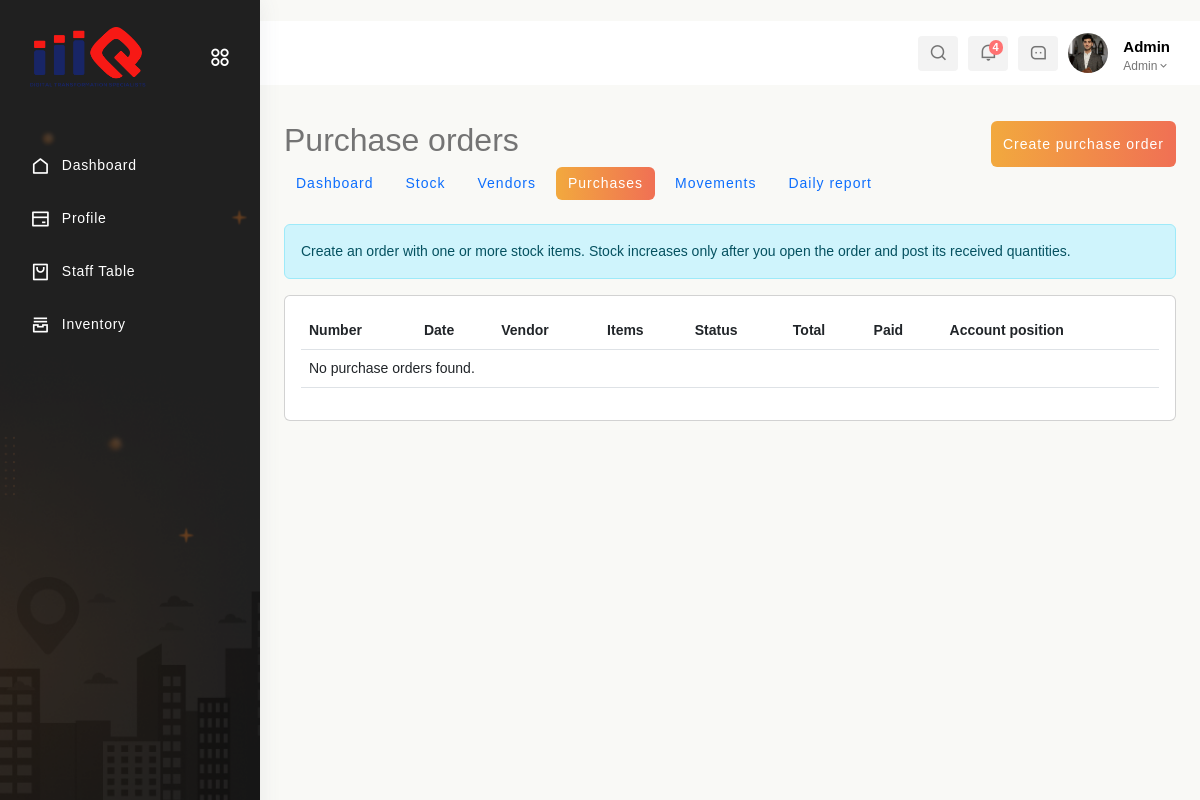
The page /inventory/purchases/ (signed in) on the database as committed earlier.
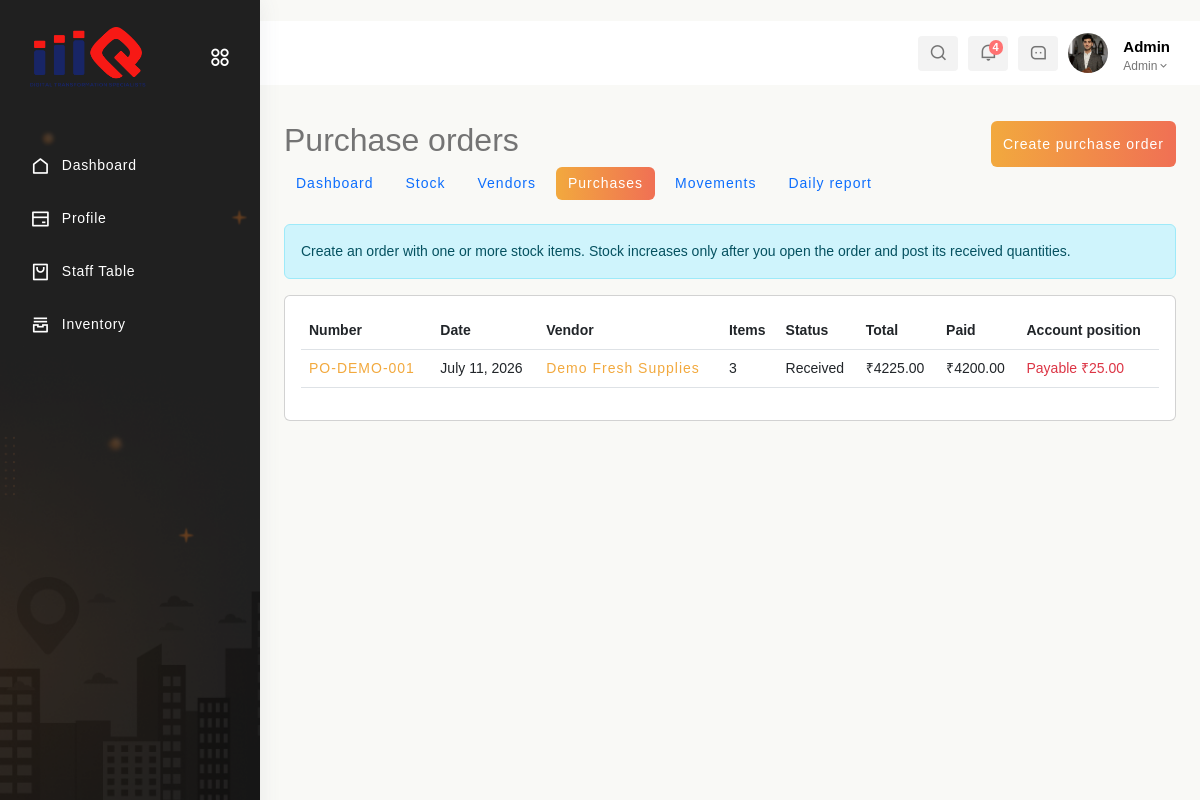
The same page on the database as committed later.
### app2/models.py (models this page shows, shortened)
class PurchaseOrder(models.Model):
    STATUS_CHOICES = [('draft', 'Draft'), ('ordered', 'Ordered'), ('received', 'Received'), ('cancelled', 'Cancelled')]
    PAYMENT_METHOD_CHOICES = [('cash', 'Cash'), ('card', 'Card'), ('upi', 'UPI'), ('bank', 'Bank Transfer'), ('credit', 'Credit')]
    number = models.CharField(max_length=40, unique=True)
    vendor = models.ForeignKey(Vendor, on_delete=models.PROTECT, related_name='purchase_orders')
    purchase_date = models.DateField(default=datetime.now)
    status = models.CharField(max_length=20, choices=STATUS_CHOICES, default='draft')
    amount_paid = models.DecimalField(max_digits=12, decimal_places=2, default=0, validators=[MinValueValidator(Decimal('0'))])
    payment_method = models.CharField(max_length=20, choices=PAYMENT_METHOD_CHOICES, blank=True)
    payment_date = models.DateField(null=True, blank=True)
    notes = models.TextField(blank=True)
    created_by = models.CharField(max_length=100, blank=True)
    created_at = models.DateTimeField(auto_now_add=True)
    updated_at = models.DateTimeField(auto_now=True)
    class Meta:
        ordering = ['-purchase_date', '-id']
    @property
    def total_amount(self):
        return sum((item.line_total for item in self.items.all()), Decimal('0'))
    @property
    def balance_amount(self):
        return self.total_amount - self.return_total - self.total_paid
    @property
    def return_total(self):
        if not self.pk:
            return Decimal('0')
        return self.vendor_returns.aggregate(total=models.Sum('purchase_cost_amount'))['total'] or Decimal('0')
    @property
    def total_paid(self):
        if not self.pk:
            return Decimal('0')
        return self.payments.aggregate(total=models.Sum('amount'))['total'] or Decimal('0')

class Vendor(models.Model):
    name = models.CharField(max_length=255, unique=True)
    contact_person = models.CharField(max_length=255, blank=True)
    phone_number = models.CharField(max_length=30, blank=True)
    email = models.EmailField(blank=True)
    address = models.TextField(blank=True)
    gst_number = models.CharField(max_length=50, blank=True)
    is_active = models.BooleanField(default=True)
    created_at = models.DateTimeField(auto_now_add=True)
    updated_at = models.DateTimeField(auto_now=True)
    class Meta:
        ordering = ['name']
    def __str__(self):
        return self.name

class PurchaseOrderItem(models.Model):
    purchase_order = models.ForeignKey(PurchaseOrder, on_delete=models.CASCADE, related_name='items')
    inventory_item = models.ForeignKey(Inventory, on_delete=models.PROTECT, related_name='purchase_items')
    quantity_ordered = models.DecimalField(max_digits=12, decimal_places=3, validators=[MinValueValidator(Decimal('0.001'))])
    quantity_received = models.DecimalField(max_digits=12, decimal_places=3, default=0, validators=[MinValueValidator(Decimal('0'))])
    quantity_posted = models.DecimalField(max_digits=12, decimal_places=3, default=0, editable=False)
    unit = models.CharField(max_length=50, choices=INVENTORY_UNIT_CHOICES)
    unit_cost = models.DecimalField(max_digits=12, decimal_places=2, validators=[MinValueValidator(Decimal('0'))])
    class Meta:
        unique_together = [('purchase_order', 'inventory_item')]
    @property
    def line_total(self):
        return self.quantity_ordered * self.unit_cost

### app1/inventory_views.py (the view)
# urls.py: path('inventory/purchases/', inventory_views.purchase_order_list, name='purchase_order_list'),
def purchase_order_list(request):
    auth, response = _guard(request)
    if response: return response
    user, kind = auth
    return render(request, 'Inventory/po_list.html', _context(user, kind, purchase_orders=PurchaseOrder.objects.select_related('vendor').prefetch_related('items')))

### app1/inventory_views.py (called while the page is built)
def _access(request, read_only=False):
    user, user_type = get_logged_in_user(request)
    if not user:
        return None, None
    allowed = user_type == 'admin' or (user_type == 'staff' and user.role.lower() == 'inventory')
    if read_only and user_type == 'staff' and user.role.lower() == 'receptionist':
        allowed = True
    return (user, user_type) if allowed else (None, 'forbidden')

def _guard(request, read_only=False):
    user, kind = _access(request, read_only)
    if not user:
        messages.error(request, 'You do not have permission to access inventory.')
        return None, redirect('signin' if kind is None else 'staff_dashboard')
    return (user, kind), None

def _context(user, kind, **kwargs):
    return {'data': user, 'user_type': kind, 'base_template': 'Rest-Admin/base.html' if kind == 'admin' else 'Staff/base.html', **kwargs}

### templates/Inventory/po_list.html
{% extends base_template %}{% block content %}<div class="container-fluid py-4"><div class="d-flex justify-content-between"><h2>Purchase orders</h2><a class="btn btn-primary" href="{% url 'purchase_order_add' %}">Create purchase order</a></div>{% include 'Inventory/_nav.html' %}<div class="alert alert-info">Create an order with one or more stock items. Stock increases only after you open the order and post its received quantities.</div><div class="card p-3 table-responsive"><table class="table"><thead><tr><th>Number</th><th>Date</th><th>Vendor</th><th>Items</th><th>Status</th><th>Total</th><th>Paid</th><th>Account position</th></tr></thead><tbody>{% for po in purchase_orders %}<tr><td><a href="{% url 'purchase_order_detail' po.pk %}">{{ po.number }}</a></td><td>{{ po.purchase_date }}</td><td><a href="{% url 'vendor_ledger' po.vendor.pk %}">{{ po.vendor }}</a></td><td>{{ po.items.count }}</td><td>{{ po.get_status_display }}</td><td>₹{{ po.total_amount|floatformat:2 }}</td><td>₹{{ po.total_paid|floatformat:2 }}</td><td>{% if po.balance_amount > 0 %}<span class="text-danger">Payable ₹{{ po.balance_amount|floatformat:2 }}</span>{% elif po.balance_amount < 0 %}<span class="text-success">Advance ₹{{ po.advance_amount|floatformat:2 }}</span>{% else %}<span class="text-success">Paid</span>{% endif %}</td></tr>{% empty %}<tr><td colspan="8">No purchase orders found.</td></tr>{% endfor %}</tbody></table></div></div>{% endblock %}

Rows that differ between the two databases and show on the page:
added PurchaseOrder: number "PO-DEMO-001", purchase_date "July 11, 2026", vendor "Demo Fresh Supplies", items.count "3", status "Received", total_amount "4225.00", total_paid "4200.00", balance_amount "25.00"
Other text that changed with them:
text no longer shown: "No purchase orders found."
